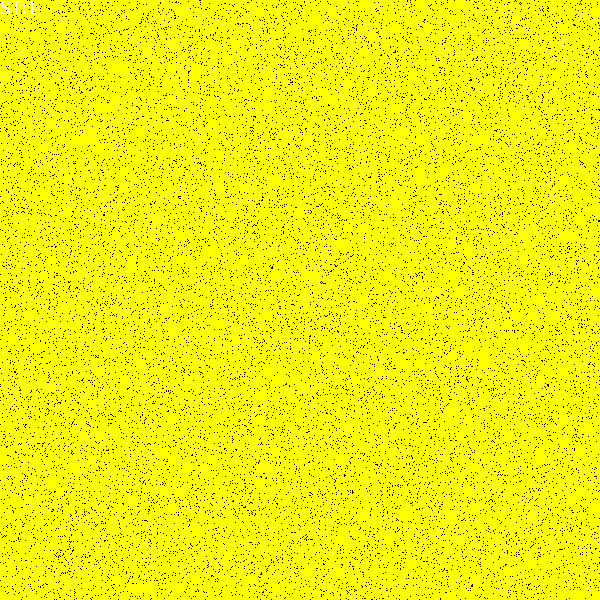
Frame 1 (no input)
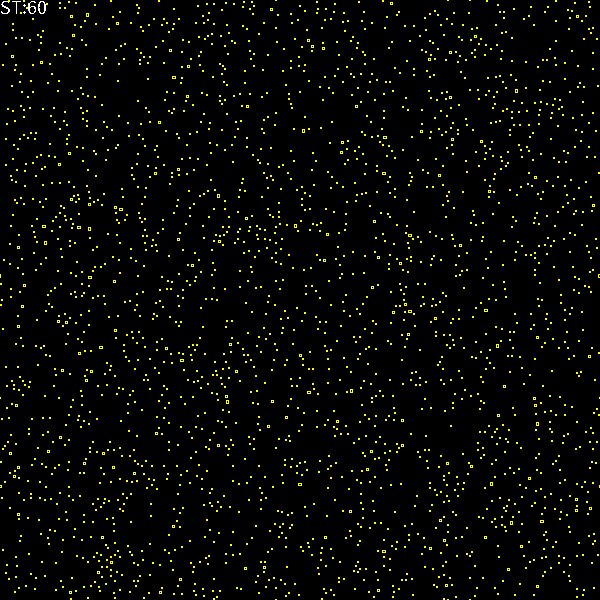
Frame 60 (the mouse pressed at the canvas centre just before this capture)
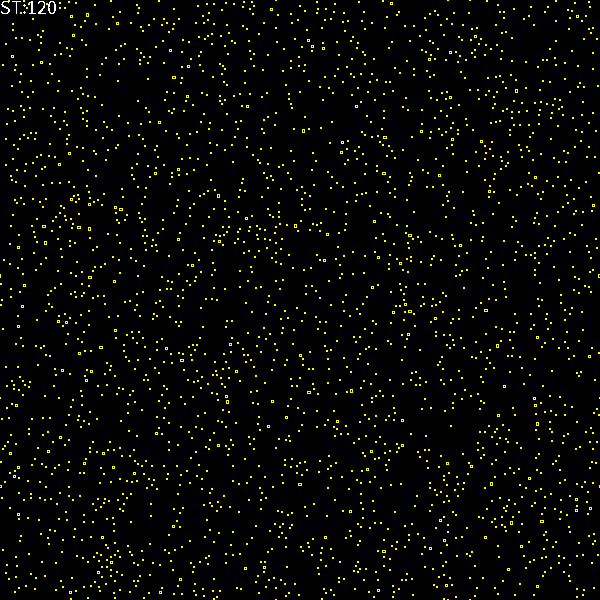
Frame 120 (the mouse held since frame 60 and released just before this capture)

The Processing sketch that drew these frames (run headless with seeded random() and noise(); from frame 60 on, the mouse is pressed at the canvas centre):

// Processing sketch: asynchronic2D_non
// ── asynchronic2D_non.pde
/// "Not too many neighbors": 
/// Two-dimensional, von Neuman, asynchronous cellular automaton.
//-//////////////////////////////////////////////////////////////

final int Opt=2;         //How many neighbors needed?
final int WorldSide=600; //Side lenght of simulation world (square)
final float Dens=0.95;   //Initial density in the lattice World

int[][] World=new int[WorldSide][WorldSide]; //2 dimensional array <=> "matrix" or "lattice" 
                                            
int FR=100; //desired simulation speed

void setup()
{
  size(600,600); //squre canvas
  noSmooth();    //much faster drawing
  frameRate(FR);
  
  if(Dens>0) //initialisation
  {
    for(int i=0;i<WorldSide;i++) 
      for(int j=0;j<WorldSide;j++) 
        if(random(1.0)<Dens)
          World[i][j]=1;
  }
  else
  {
    World[WorldSide/2][WorldSide/2]=1;
  }
}

void visualisation()
{
  for(int i=0;i<WorldSide;i++)
    for(int j=0;j<WorldSide;j++) 
    {                      
      switch(World[i][j]){ 
      case 1:stroke(255,255,0);break; //Yellow
      case 0:stroke(0,0,0);break;
      default: stroke(255,0,0); //"emergency color" - RED
      break;
      } 
      point(i,j); //or j,i
    }
}

int t=0; ///< time is global.

void draw() // uses global t,World
{  
  visualisation();
  
  // Monte Carlo step
  int N=WorldSide*WorldSide;
  for(int a=0;a<N;a++)
  {
    //drawing
    int i=(int(random(WorldSide)));
    int j=(int(random(WorldSide)));
     
    //Rule: "Not too many neighbors"
    int right = (i+1) % WorldSide;      
    int left  = (WorldSide+i-1) % WorldSide;
    int dw=(j+1) % WorldSide;   
    int up=(WorldSide+j-1) % WorldSide;
     
    //sum of living neighbors = sum of states of neighbors
    int sum =  World[left][j] + World[right][j] + World[i][up] + World[i][dw]; //(states 0 and 1 only)
    
    //Implementation of the rule
    if(sum==Opt)
       World[i][j]=1;
    else
       World[i][j]=0;
  }
      
  t++; //next step
  textSize(20);textAlign(LEFT,TOP);text("ST:"+str(t),0,0);
}

// https://github.com/borkowsk/bookProcessingEN/tree/main/08_2D_cellular/asynchronic
/// @date 2024-11-29 (revived)
